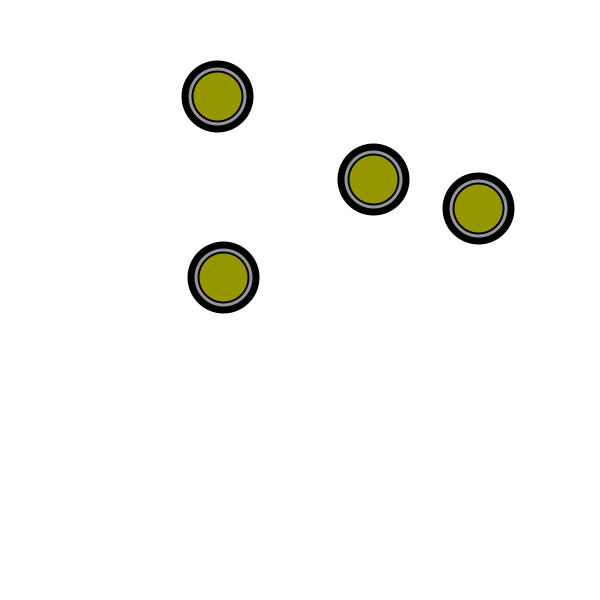
Frame 1 (no input)
Frame 60 (the mouse pressed at the canvas centre just before this capture): identical to frame 1, image omitted
Frame 120 (the mouse held since frame 60 and released just before this capture): identical to frame 1, image omitted

The Processing sketch that drew this single still picture (run headless with seeded random() and noise(); from frame 60 on, the mouse is pressed at the canvas centre):

// Processing sketch: es1
// ── es1.pde
int K = 4;
ArrayList<Bullet> bullets;
Warp[] warps = new Warp[K];
void setup(){
  size(600, 600);
  frameRate(60);
  for(int i=0; i<K; i++){
        warps[i] = new Warp();
      }
  bullets = new ArrayList<Bullet>();
}

void draw(){
  background(255);
  for(int i=0; i<K; i++){
        warps[i].run();
      }
    for(Bullet b:bullets){
      b.run();
    }
}
//alla pressione di un qualsiasi tasto del mouse, se il mouse è dentro al warp verrà sparato un colpo
void mousePressed(){
 for(int i=0; i<K; i++){
   if(warps[i].checkDist()){
     bullets.add(warps[i].shot());
   }
 }
}

// ── Bullet.pde
class Bullet{
  float posx, posy, sx, sy, r = 10;  // sx = velocità lungo x, sy = velocità lungo y, r = raggio
  color c;
  
  Bullet(float x, float y, float sx, float sy){
    this.posx = x;
    this.posy = y;
    this.sx = sx;
    this.sy = sy;
    this.c = color(0, 0, 0);
  }
  
  void display(){
    noStroke();
    fill(c);
    ellipseMode(CENTER);
    ellipse(posx, posy, r*2, r*2);
  }
  
  void move(){
    posx += sx;
    posy += sy;
  }
  
  void run(){
    display();
    move();
  }
}

// ── Warp.pde
class Warp{
  float posx = random(50, width-50), posy = random(50, height-50), angolo = random(0, 360), potenza = random(1, 10), r1 = 35, r2 = 30, r3 = 25;  //r1,2,3 = raggio dei cerchi
  color c = color(150, 150, 0);
  Warp(){
  }
  //creo 3 cerchi concentrici di colori e grandezze differenti
  void display(){
    ellipseMode(CENTER);
    //noFill();
    strokeWeight(2);
    fill(0);
    ellipse(posx, posy, r1*2, r1*2);
    strokeWeight(2);
    fill(150);
    ellipse(posx, posy, r2*2, r2*2);
    strokeWeight(2);
    fill(c);
    ellipse(posx, posy, r3*2, r3*2);
  }
  //controllo se il mouse è dentro il warp
  Boolean checkDist(){
    return (dist(mouseX, mouseY, posx, posy) <= 25);
    }
  //sparo un proiettile da dentro il warp con velocità sx, sy uguali al prodotto del seno e del coseno del loro angolo per la potenza
  Bullet shot(){
    float sx = potenza*cos(radians(angolo));
    float sy = potenza*sin(radians(angolo));
    Bullet b = new Bullet(posx, posy, sx, sy);
    
   return b;
  }
  
  void run(){
    display();
  }
}
